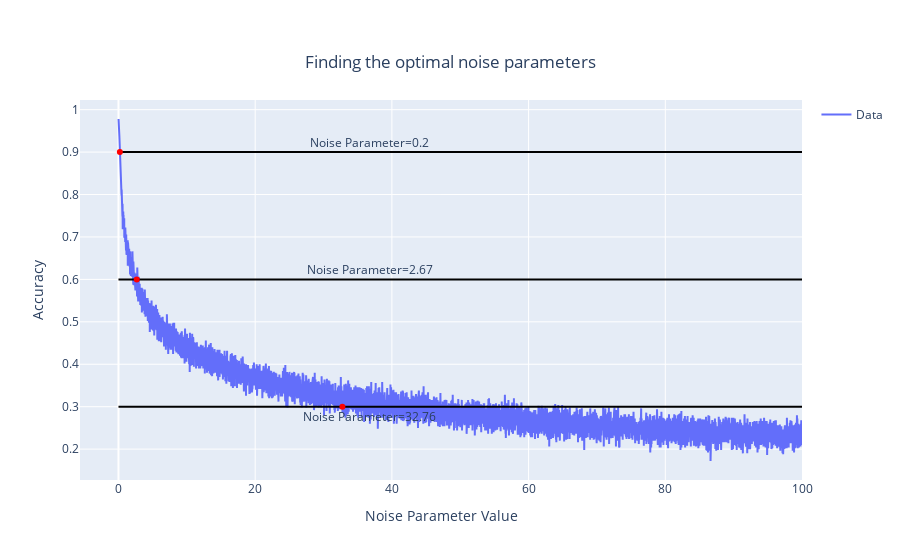

Notebook code for this chart:
### Code cell
fig.update_xaxes(title_text="Noise Parameter Value")
fig.update_yaxes(title_text="Accuracy")
fig.update_layout(title = {
         'text': "Finding the optimal noise parameters",
         'y':0.9, # new
         'x':0.5,
         'xanchor': 'center',
         'yanchor': 'top' # new
        })

### Figure 1 — Plotly figure (JSON) as saved in the notebook; plotly's stock layout.template omitted (floating-point values rounded to 4 significant figures; data arrays with more than 128 entries replaced by an {"elided": "..."} marker saying what was removed)
{"data": [{"mode": "lines", "name": "Data", "x": {"elided": "10000 float values"}, "y": {"elided": "10000 float values"}, "type": "scatter"}, {"line": {"color": "black"}, "mode": "lines", "showlegend": false, "x": [0, 100], "y": [0.3, 0.3], "type": "scatter"}, {"line": {"color": "black"}, "mode": "lines", "showlegend": false, "x": [0, 100], "y": [0.6, 0.6], "type": "scatter"}, {"line": {"color": "black"}, "mode": "lines", "showlegend": false, "x": [0, 100], "y": [0.9, 0.9], "type": "scatter"}, {"marker": {"color": "red"}, "mode": "markers", "showlegend": false, "x": [32.76, 2.67, 0.2], "y": [0.3, 0.6, 0.9], "type": "scatter"}], "layout": {"annotations": [{"arrowhead": 2, "arrowsize": 2, "showarrow": false, "text": "Noise Parameter=0.2", "x": 0.2, "xshift": 250, "y": 0.9, "yshift": 10}, {"arrowhead": 2, "arrowsize": 2, "showarrow": false, "text": "Noise Parameter=2.67", "x": 0.2, "xshift": 250, "y": 0.6, "yshift": 10}, {"arrowhead": 2, "arrowsize": 2, "showarrow": false, "text": "Noise Parameter=32.76", "x": 0.2, "xshift": 250, "y": 0.3, "yshift": -10}], "xaxis": {"title": {"text": "Noise Parameter Value"}}, "yaxis": {"title": {"text": "Accuracy"}}, "title": {"text": "Finding the optimal noise parameters", "y": 0.9, "x": 0.5, "xanchor": "center", "yanchor": "top"}}}
